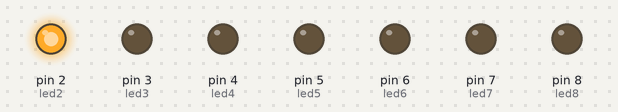
A sketch run on a simulated Arduino Uno, built with avr-gcc and run on an emulated ATmega328P. Shown: output pins drawn as LEDs (lit = HIGH).

Above: at 0.1 s.
At 0.9 s:
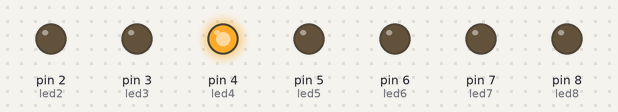
At 1.7 s:
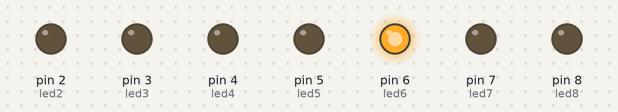
At 3.3 s:
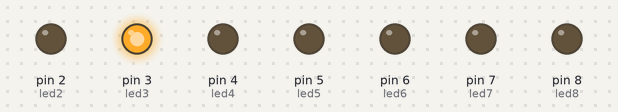
At 4.9 s:
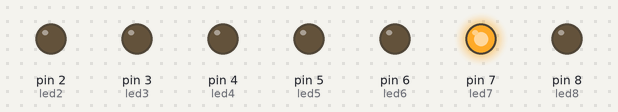
At 6.3 s:
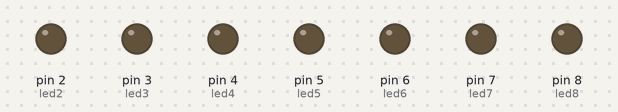
Timing chart, 0 to 6.6 s (numbered marks = the images above):
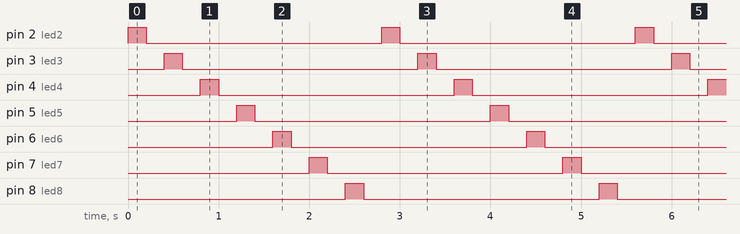

Measured:
- by itself, pin 2 (led2), pin 3 (led3), pin 4 (led4), pin 5 (led5), pin 6 (led6), pin 7 (led7), pin 8 (led8): alternates HIGH for 0.20 s and LOW for 2.6 s
- by itself, everything shown: repeats every 2.8 s, in 14 steps

The sketch:

11-1.____________________________.ino
```cpp
const int led2 =  2;
const int led3 =  3;
const int led4 =  4;
const int led5 =  5;
const int led6 =  6;
const int led7 =  7;
const int led8 =  8;

void setup() {
  pinMode(led2, OUTPUT);
  pinMode(led3, OUTPUT);
  pinMode(led4, OUTPUT);
  pinMode(led5, OUTPUT);
  pinMode(led6, OUTPUT);
  pinMode(led7, OUTPUT);
  pinMode(led8, OUTPUT);
}

void loop() {
 int i = 200;
   digitalWrite(led2, HIGH);
    delay(i);
    digitalWrite(led2, LOW);
    delay(i);
    digitalWrite(led3, HIGH);
    delay(i);
    digitalWrite(led3, LOW);
    delay(i);
    digitalWrite(led4, HIGH);
    delay(i);
    digitalWrite(led4, LOW);
    delay(i);
    digitalWrite(led5, HIGH);
    delay(i);
    digitalWrite(led5, LOW);
    delay(i);
    digitalWrite(led6, HIGH);
    delay(i);
    digitalWrite(led6, LOW);
    delay(i);
    digitalWrite(led7, HIGH);
    delay(i);
    digitalWrite(led7, LOW);
    delay(i);
    digitalWrite(led8, HIGH);
    delay(i);
    digitalWrite(led8, LOW);
    delay(i);
}
```
